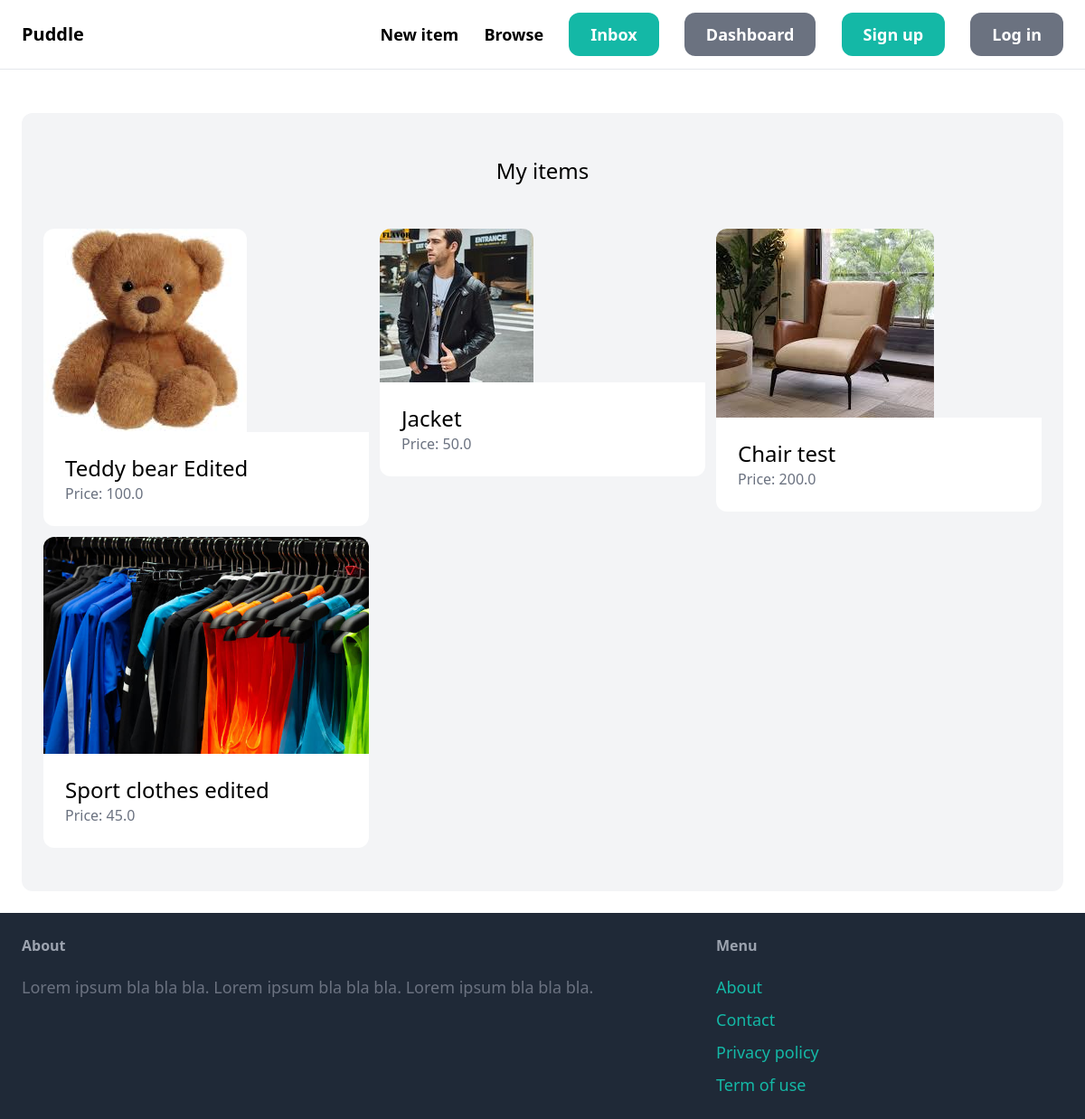
The page /dashboard/ (signed in) on the database its author committed.
### item/models.py (models this page shows, shortened)
class Item(models.Model):
    category = models.ForeignKey(Category, related_name='items', on_delete=models.CASCADE)
    name = models.CharField(max_length=255)
    description = models.TextField(blank=True, null=True)
    price = models.FloatField()
    image = models.ImageField(upload_to='item_images', blank=True, null=True)
    is_sold = models.BooleanField(default=False)
    created_by = models.ForeignKey(User, related_name='items', on_delete=models.CASCADE)
    created_at = models.DateTimeField(auto_now_add=True)

### dashboard/views.py (the view)
# urls.py: path('', views.index, name='index'),
@login_required
def index(request):
    items = Item.objects.filter(created_by=request.user)
    return render(request, 'dashboard/index.html', {
        'items': items,
    })

### dashboard/templates/dashboard/index.html (shortened to what this page needs)
{% extends 'core/base.html' %}
{% block content %}
    <div class="mt-6 px-6 py-12 bg-gray-100 rounded-xl">
        <h2 class="mb-12 text-2xl text-center">My items</h2>
        <div class="grid grid-cols-3 gap-3">
            {% for item in items %}
                <div>
                    <a href="{% url 'item:detail' item.id %}">
                        <div>
                            <img src="{{ item.image.url }}" class="rounded-t-xl">
                        </div>
                        <div class="p-6 bg-white rounded-b-xl">
                            <h2 class="text-2xl">{{ item.name }}</h2>
                            <p class="text-gray-500">Price: {{ item.price }}</p>
                        </div>
                    </a>
                </div>
            {% endfor %}
        </div>
    </div>
{% endblock %}

### rows shown on the page
Item: image (picture), name "Teddy bear Edited", price "100.0"
Item: image (picture), name "Jacket", price "50.0"
Item: image (picture), name "Chair test", price "200.0"
Item: image (picture), name "Sport clothes edited", price "45.0"
